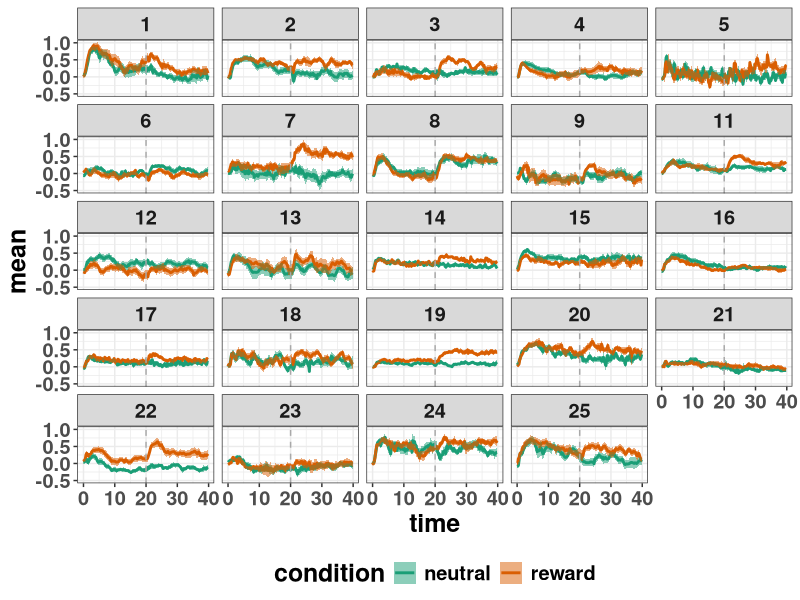
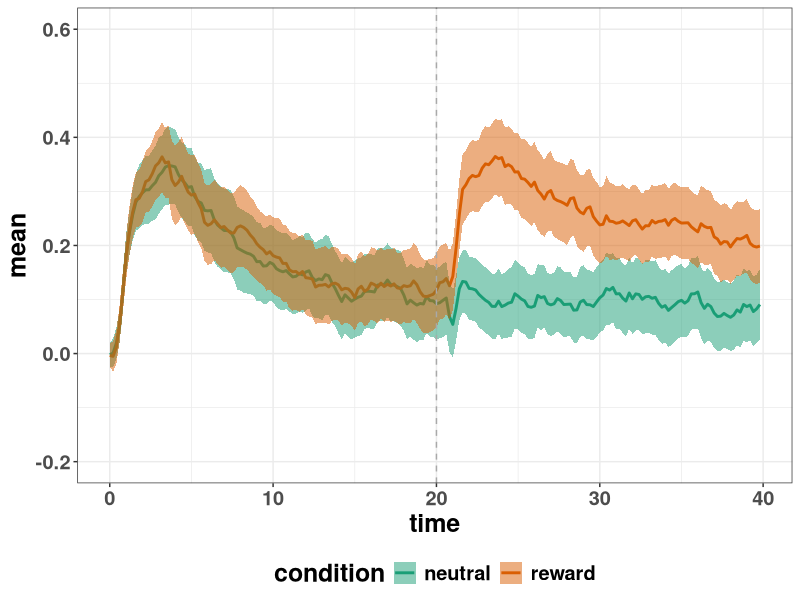
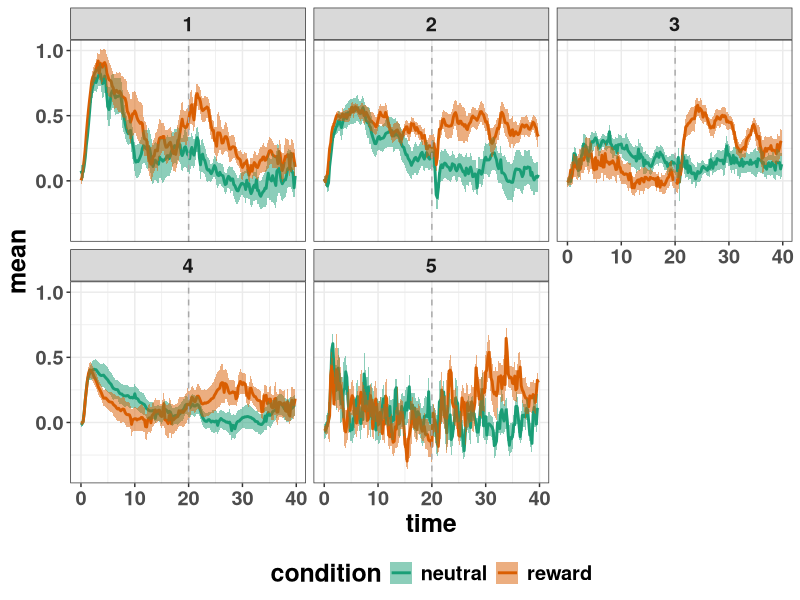
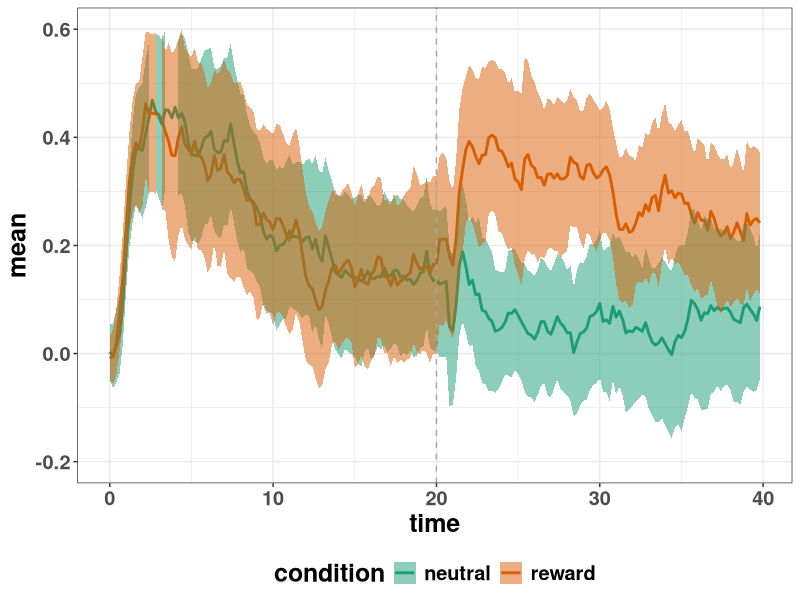
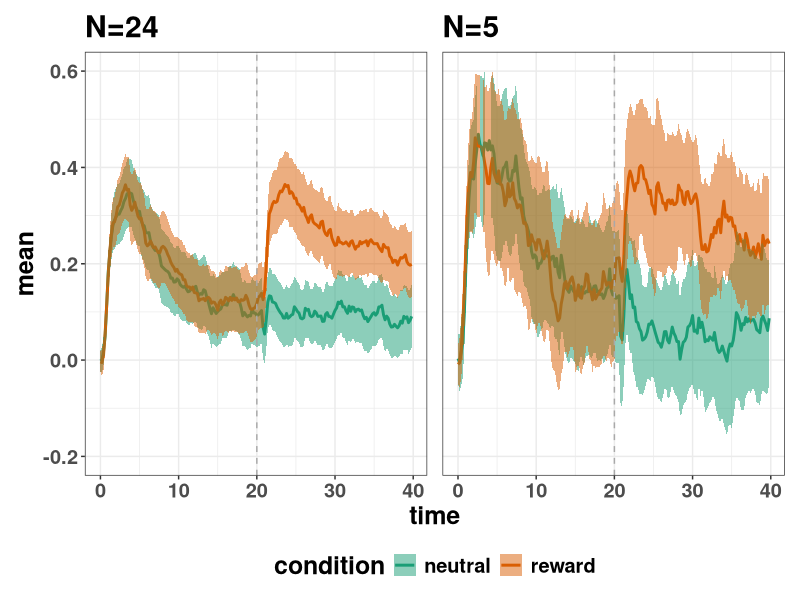
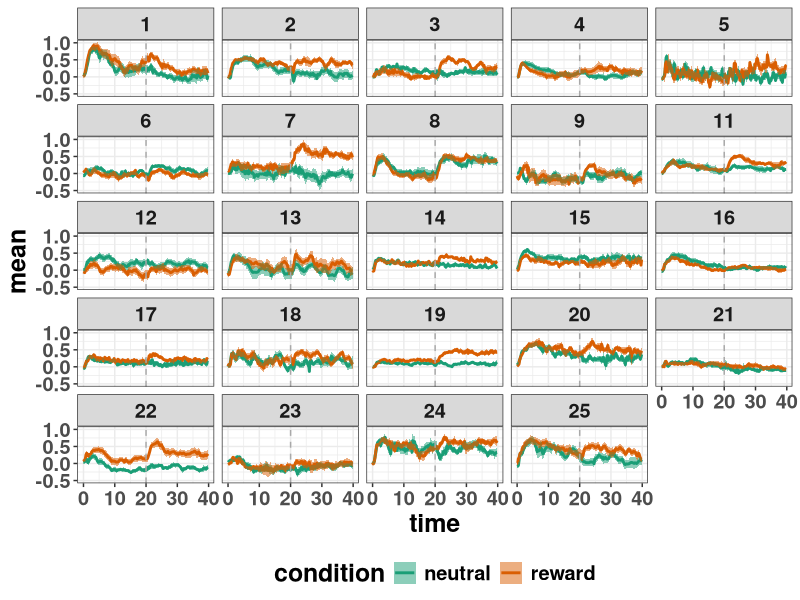
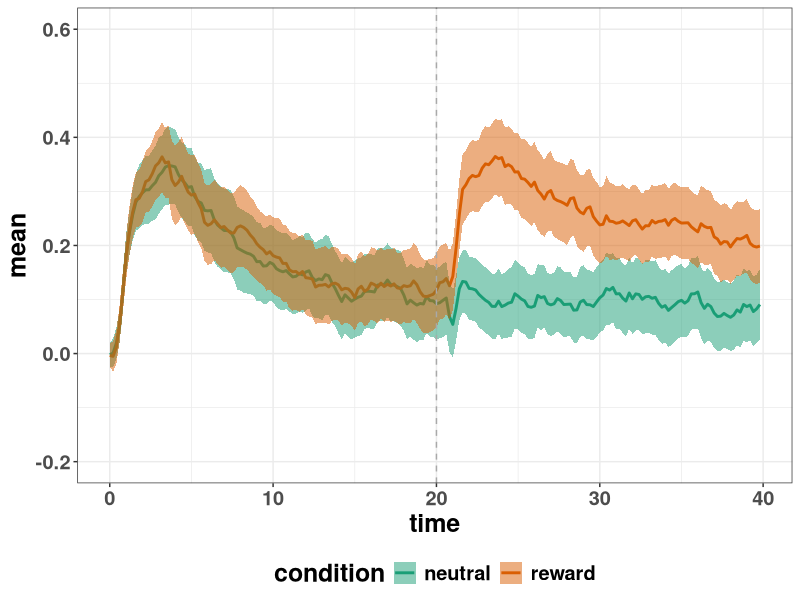
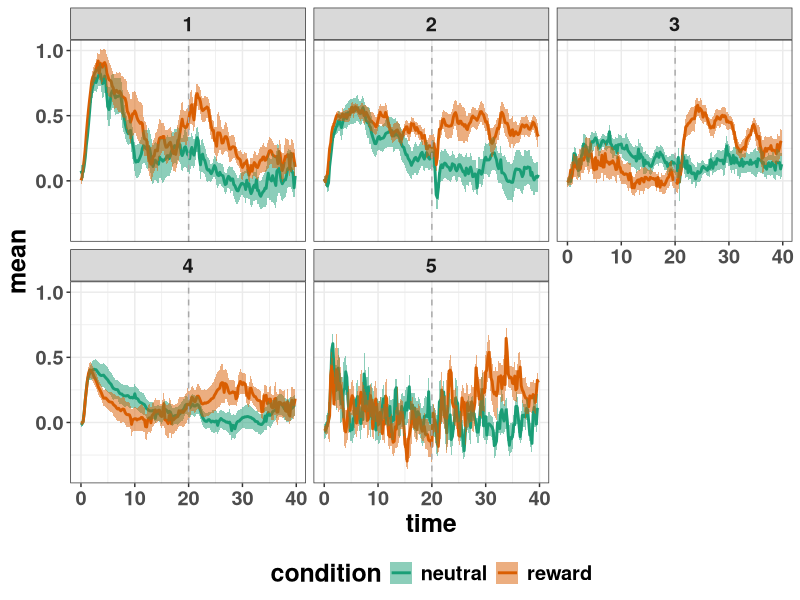

The R source for these figures, in order:
## ---- chunk 1
knitr::opts_chunk$set(echo = TRUE)
## ---- chunk 2
# install.packages(c("tidyverse", "RColorBrewer", "patchwork"))
## ---- chunk 3
# take a snapshot and update the lock.file
# renv::snapshot() # this is only necessary when new packages or installed or packages are updated.
## ---- chunk 4
pkg <- c("tidyverse", "RColorBrewer", "patchwork")

lapply(pkg, library, character.only = TRUE)
## ---- chunk 5
theme_set(
  theme_bw() +
    theme(text = element_text(size = 18, face = "bold"), 
          title = element_text(size = 18, face = "bold"),
          legend.position = "bottom")
)

## Set the amount of dodge in figures
pd <- position_dodge(0.7)
pd2 <- position_dodge(1)
## ---- chunk 6
## all of the data
data_all <- read_csv("data/datatfs.csv") %>%
  select(-n, -sum_na) %>%
  mutate(pid = factor(pid),
         condition = factor(condition,
                            levels = c("neutral", "reward"))) %>% 
  rename(time = samples)
head(data_all)
str(data_all)
summary(data_all)

## some notes on the variables
## pid = participant id (1-24)
## trial = trial 1-20 
## condition = within-participant experimental manipulation, neutral vs reward
## time = time of samples (technically, this is the average over the time-window e.g., 1 = avg of 1-200 samples at 1000Hz)
## pupil = pupil diameter
## ---- chunk 7
## filter to only leave pid 1-5
data <- data_all %>% 
  filter(pid %in% 1:5)
head(data)
str(data)
summary(data)
## ---- chunk 8
## pid check
data_all %>% 
  distinct(pid)

tally1 <- data_all %>%
  group_by(pid, condition, trial) %>% 
  distinct(time) %>% 
  tally()
tally1

## 474 observations with a maximum of n=200 observations each
## 200 datapoints per pid (24), per condition (2), per trial (10). (some trials removed due to exclusion criteria).
## 24x2x10=480 (so by this analysis, 6 trials removed across 24 pts) to give 474 trials in total.
## And then each trial was broken into 40s x 5Hz = 200.
## Out of these 200 possible samples, some were NaN and removed as part of preprocessing. There may be other ways to go here but that's what we've done so far for this example.

# check min and max samples
data_all %>%
  group_by(pid, condition) %>% 
  summarise(max=max(time),
            min=min(time))
## ---- chunk 9
## pid check
data %>% 
  distinct(pid)

tally2 <- data %>%
  group_by(pid, condition, trial) %>% 
  distinct(time) %>% 
  tally()
tally2

## 98 observations with a maximum of n=200 observations each
## 200 datapoints per pid (5), per condition (2), per trial (10). (some trials removed due to exclusion criteria).
## 5x2x10=100 (so by this analysis, 2 trials removed across 5 pts) to give 98 trials in total.
## And then each trial was broken into 40s x 5Hz = 200.
## Out of these 200 possible samples, some were NaN and removed as part of preprocessing. 

# check min and max samples
data %>%
  group_by(pid, condition) %>% 
  summarise(max=max(time),
            min=min(time))
## ---- chunk 10
data_all_pid <- data_all %>%
  group_by(pid, condition, time) %>% 
  summarise(mean = mean(pupil, na.rm = TRUE),
            sd = sd(pupil, na.rm = TRUE),
            n = length(unique(trial/2)), # 
            sem = (sd/sqrt(length(unique(trial/2)))),
            ci = sem*1.96)
head(data_all_pid)
## ---- chunk 11
data_all_group <- data_all %>%
  group_by(condition, time) %>% 
  summarise(mean = mean(pupil, na.rm = TRUE),
            sd = sd(pupil, na.rm = TRUE),
            n = length(unique(pid)), # n here is the total pids per condition
            sem = (sd/sqrt(length(unique(pid)))),
            ci = sem*1.96)
head(data_all_group)
## ---- chunk 12
data_pid <- data %>%
  group_by(pid, condition, time) %>% 
  summarise(mean = mean(pupil, na.rm = TRUE),
            sd = sd(pupil, na.rm = TRUE),
            n = length(unique(trial/2)), # 
            sem = (sd/sqrt(length(unique(trial/2)))),
            ci = sem*1.96)
head(data_pid)
## ---- chunk 13
data_group <- data %>%
  group_by(condition, time) %>% 
  summarise(mean = mean(pupil, na.rm = TRUE),
            sd = sd(pupil, na.rm = TRUE),
            n = length(unique(pid)), # n here is the total pids per condition
            sem = (sd/sqrt(length(unique(pid)))),
            ci = sem*1.96)
head(data_group)
## ---- chunk 14
p3.1 <- ggplot(data_all_pid,
               aes(x = time, y = mean, fill = condition)) +
  geom_line(aes(colour = condition), alpha = 1, linewidth = 1) +
  geom_ribbon(aes(ymin=mean-sem, ymax=mean+sem), alpha = 0.5) +
  geom_vline(xintercept = 20000, linetype = "dashed", colour = "darkgrey") +
  scale_colour_brewer(palette = "Dark2") +
  scale_fill_brewer(palette = "Dark2") +
  facet_wrap(~pid, ncol=5) +
  scale_x_continuous(breaks=seq(0,40000,10000),
                     labels = seq(0,40,10)) 
p3.1

ggsave("figures/ribbon_all_pid.jpeg",
       width = 12, height = 10, dpi = 800)
## ---- chunk 15
p3.2 <- ggplot(data_all_group,
               aes(x = time, y = mean, fill = condition)) +
  geom_line(aes(colour = condition), alpha = 1, linewidth = 1) +
  geom_ribbon(aes(ymin=mean-sem, ymax=mean+sem), alpha = 0.5) +
  geom_vline(xintercept = 20000, linetype = "dashed", colour = "darkgrey") +
  scale_colour_brewer(palette = "Dark2") +
  scale_fill_brewer(palette = "Dark2") +
  scale_x_continuous(breaks=seq(0,40000,10000),
                     labels = seq(0,40,10)) +
  scale_y_continuous(limits=c(-0.2, 0.6),
                     breaks = seq(-0.2, 0.6, 0.2)) 
p3.2

ggsave("figures/ribbon_all_group.jpeg",
       width = 10, height = 8, dpi = 800)
## ---- chunk 16
p3.3 <- ggplot(data_pid,
               aes(x = time, y = mean, fill = condition)) +
  geom_line(aes(colour = condition), alpha = 1, linewidth = 1) +
  geom_ribbon(aes(ymin=mean-sem, ymax=mean+sem), alpha = 0.5) +
  geom_vline(xintercept = 20000, linetype = "dashed", colour = "darkgrey") +
  scale_colour_brewer(palette = "Dark2") +
  scale_fill_brewer(palette = "Dark2") +
  facet_wrap(~pid) +
  scale_x_continuous(breaks=seq(0,40000,10000),
                     labels = seq(0,40,10)) 
p3.3

ggsave("figures/ribbon_n5_pid.jpeg",
       width = 10, height = 8, dpi = 800)
## ---- chunk 17
p3.4 <- ggplot(data_group,
               aes(x = time, y = mean, fill = condition)) +
  geom_line(aes(colour = condition), alpha = 1, linewidth = 1) +
  geom_ribbon(aes(ymin=mean-sem, ymax=mean+sem), alpha = 0.5) +
  geom_vline(xintercept = 20000, linetype = "dashed", colour = "darkgrey") +
  scale_colour_brewer(palette = "Dark2") +
  scale_fill_brewer(palette = "Dark2") +
  scale_x_continuous(breaks=seq(0,40000,10000),
                     labels = seq(0,40,10)) +
  scale_y_continuous(limits=c(-0.2, 0.6),
                     breaks = seq(-0.2, 0.6, 0.2)) 
p3.4

ggsave("figures/ribbon_n5_group.jpeg",
       width = 10, height = 8, dpi = 800)
## ---- chunk 18
p3.5 <- ((p3.2 + ggtitle("N=24")) | (p3.4 + ggtitle("N=5"))) +
  plot_layout(guides = "collect",
              axes = "collect")
p3.5

ggsave("figures/ribbon_all_vs_n5.jpeg",
       width = 12, height = 8, dpi = 800)
## ---- chunk 19
## data for pid=24
## all of the data (but extra wrangling)
write_csv(data_all, "data/data_n24.csv")
## summary data
write_csv(data_all_pid, "data/data_pid_n24.csv")
write_csv(data_all_group, "data/data_all_n24.csv")

## data for pid=5
## all of the data (but extra wrangling)
write_csv(data, "data/data_n5.csv")
## summary data
write_csv(data_pid, "data/data_pid_n5.csv")
write_csv(data_group, "data/data_all_n5.csv")
